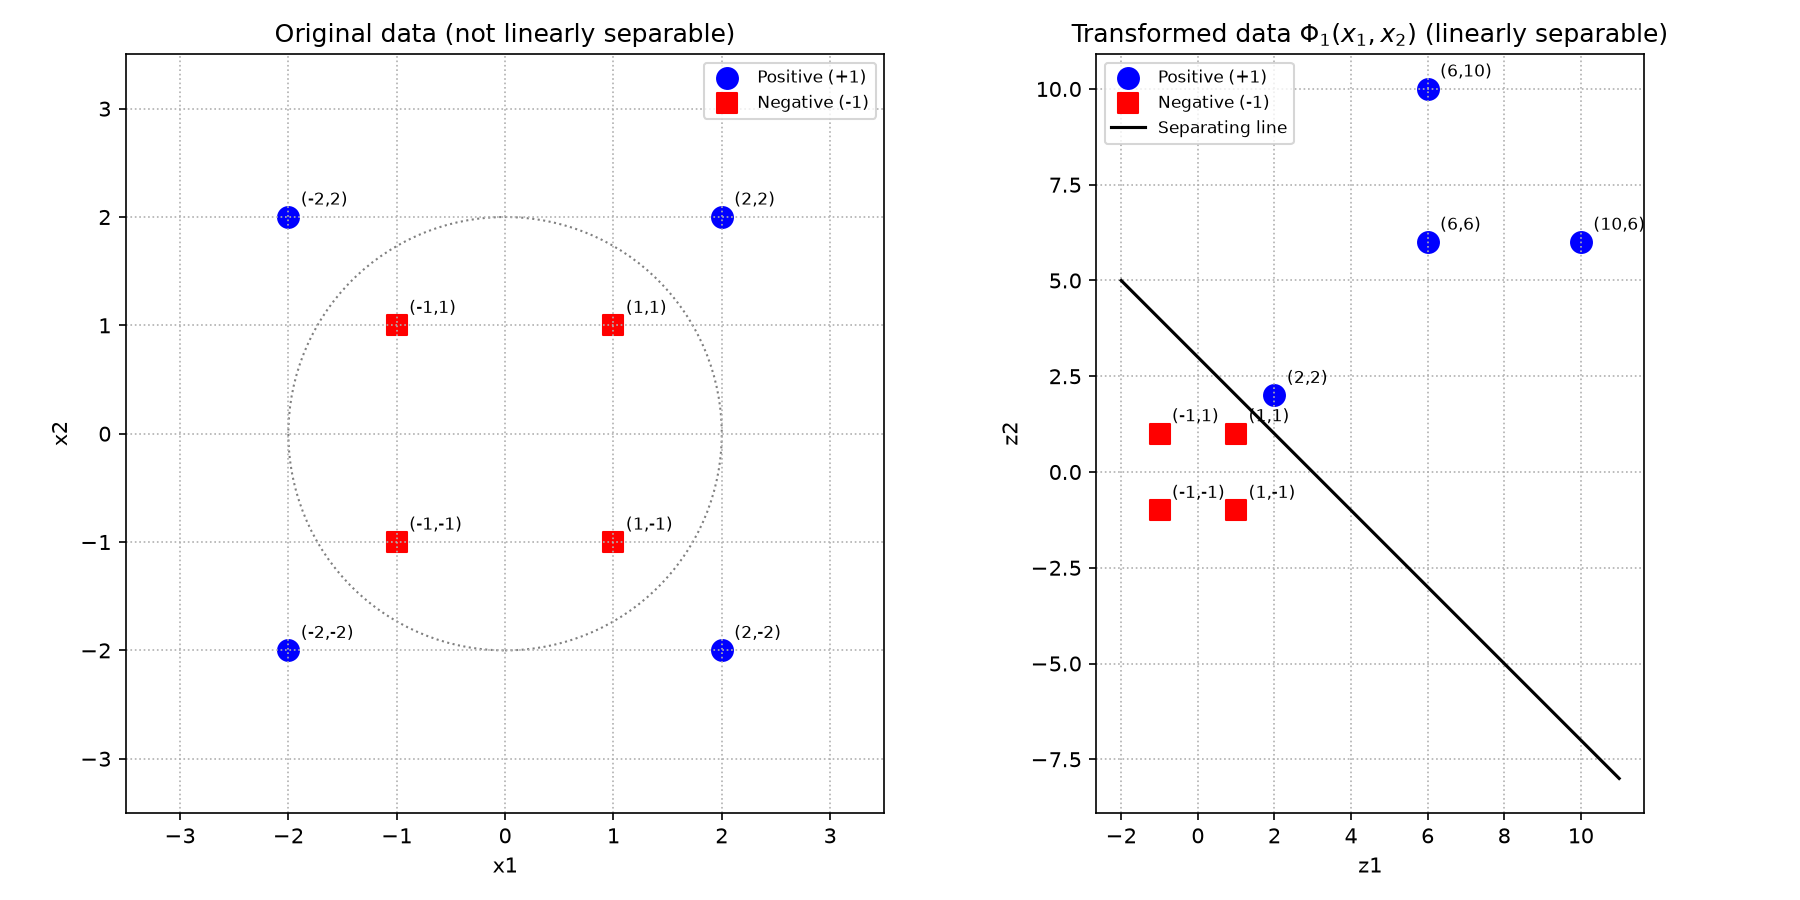

Recreate this plot in Python.
import numpy as np
import matplotlib.pyplot as plt
from sklearn.svm import SVC

# Data from problem 3
pos = np.array([[2, 2], [2, -2], [-2, -2], [-2, 2]])   # positive labels
neg = np.array([[1, 1], [1, -1], [-1, -1], [-1, 1]])   # negative labels

X = np.vstack([pos, neg])
y = np.array([1, 1, 1, 1, -1, -1, -1, -1])


def phi1(x1, x2):
    r = np.sqrt(x1 ** 2 + x2 ** 2)
    if r > 2:
        d = abs(x1 - x2)
        return np.array([4 - x2 + d, 4 - x1 + d])
    else:
        return np.array([x1, x2])


X_t = np.array([phi1(x1, x2) for x1, x2 in X])

print("Original points -> Transformed points")
for orig, t, label in zip(X, X_t, y):
    print(f"  {tuple(orig)} (label {label:+d}) -> {tuple(t)}")

# Original (nonlinear) data plot
fig, axes = plt.subplots(1, 2, figsize=(12, 6))
ax = axes[0]
ax.scatter(pos[:, 0], pos[:, 1], c='blue', marker='o', s=100, label='Positive (+1)')
ax.scatter(neg[:, 0], neg[:, 1], c='red', marker='s', s=100, label='Negative (-1)')
circle = plt.Circle((0, 0), 2, color='gray', fill=False, linestyle=':')
ax.add_patch(circle)
for pt in X:
    ax.annotate(f"({pt[0]},{pt[1]})", (pt[0], pt[1]), textcoords="offset points", xytext=(6, 6), fontsize=8)
ax.set_xlim(-3.5, 3.5)
ax.set_ylim(-3.5, 3.5)
ax.set_title('Original data (not linearly separable)')
ax.set_xlabel('x1')
ax.set_ylabel('x2')
ax.legend(fontsize=8)
ax.grid(True, linestyle=':')
ax.set_aspect('equal')

# Transformed data + linear classifier
clf = SVC(kernel='linear', C=1e6).fit(X_t, y)
w = clf.coef_[0]
b = clf.intercept_[0]
margin = 1 / np.linalg.norm(w)
print("\nTransformed-space SVM:")
print("w =", w, "b =", b, "margin =", margin)
print("Support vectors (transformed space):\n", clf.support_vectors_)

ax = axes[1]
pos_t = X_t[y == 1]
neg_t = X_t[y == -1]
ax.scatter(pos_t[:, 0], pos_t[:, 1], c='blue', marker='o', s=100, label='Positive (+1)')
ax.scatter(neg_t[:, 0], neg_t[:, 1], c='red', marker='s', s=100, label='Negative (-1)')
for pt in X_t:
    ax.annotate(f"({pt[0]:.0f},{pt[1]:.0f})", (pt[0], pt[1]), textcoords="offset points", xytext=(6, 6), fontsize=8)

xx = np.linspace(X_t[:, 0].min() - 1, X_t[:, 0].max() + 1, 200)
yy = -(w[0] * xx + b) / w[1]
ax.plot(xx, yy, 'k-', label='Separating line')

ax.set_title(r'Transformed data $\Phi_1(x_1,x_2)$ (linearly separable)')
ax.set_xlabel('z1')
ax.set_ylabel('z2')
ax.legend(fontsize=8)
ax.grid(True, linestyle=':')
ax.set_aspect('equal')

plt.tight_layout()
plt.savefig('p3_transform.png', dpi=150)
print("saved p3_transform.png")
